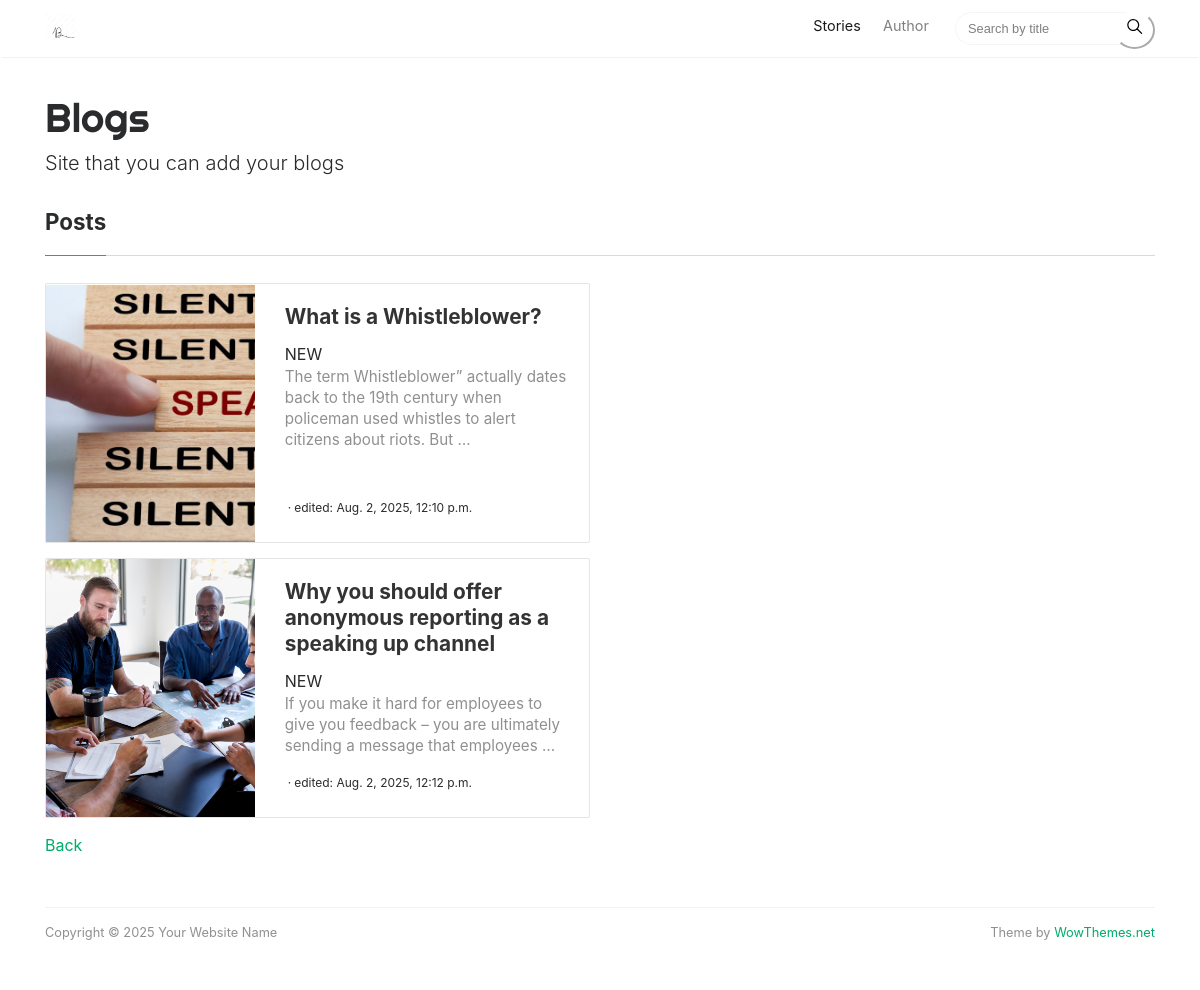
Page /authors/Daniel/ on the committed database.
### posts/models.py (models this page shows, shortened)
class Article(models.Model):
    STATUS_OF_ARTICLE = [
        ('ch','Checking'),
        ('re','Rejected'),
        ('pu','published'),
    ]
    title = models.CharField(max_length=200)
    content = models.TextField()
    created = models.DateTimeField(auto_now_add=True)
    edited = models.DateTimeField(auto_now=True)
    status = models.CharField(choices=STATUS_OF_ARTICLE, max_length=20, default='ch')
    author = models.ForeignKey(User,on_delete=models.CASCADE,related_name='Articles')
    slug = models.SlugField(unique=True,null=True)
    image = models.ImageField(upload_to='images/',null=True,blank=True)
    objects = models.Manager()
    publish = ArticleManager()

### posts/views.py (the view)
# urls.py: path('authors/<str:username>/',views.author_list,name='author_list'),
def author_list(request,username):
    author = get_object_or_404(User,username=username)
    articles = Article.objects.filter(author=author)
    return render(request,'blogs/author_list.html',{'author':author,'articles':articles})

### posts/templatetags/custom.py (called while the page is built)
@register.filter(name='new')
def blog(value):
    created_date = value.strftime('%d %m %y')
    now_date = datetime.now().strftime('%d %m %y')
    created_prime = datetime.strptime(created_date,'%d %m %y')
    now_prime = datetime.strptime(now_date,'%d %m %y')
    if (now_prime - created_prime).days < 7:
        return ('NEW')
    else:
        return('')

### posts/templates/blogs/author_list.html (shortened to what this page needs)
{% extends 'base.html' %}
{% load   static custom %}
    {% block content %}
        {% for i in articles %}
	<div class="card-columns listfeaturedtag">
		<div class="card">
			<div class="row">
				<div class="col-md-5 wrapthumbnail">
					<a href="/{{i.slug}}">
						<div class="thumbnail" style="background-image:url({{i.image.url}});">
						</div>
					</a>
				</div>
				<div class="col-md-7">
					<div class="card-block">
						<h2 class="card-title"><a href="/{{i.slug}}">{{i.title}}</a></h2>
						{{i.created|new}}
						<h4 class="card-text">{{i.content|truncatewords:20}}</h4>
                        	<div class="metafooter">
							<div class="wrapfooter">
								<span class="author-meta">
								<span class="dot"></span>edited: {{i.edited}}
								</span>
							</div>
						</div>
					</div>
				</div>
			</div>
		</div>
        </div>
        {% empty %}
            <p>nothing to read</p><br>
    {% endfor %}
    <a href="/authors">Back</a>
    {% endblock content %}

### static/assets/css/mediumish.css (style rules this page uses)
body { padding-top:5rem; }
a { color:#00ab6b; }
a,a:hover { transition:all 0.2s; }
@media (min-width:576px) { .card-columns.listfeaturedtag { -webkit-column-count:2; -moz-column-count:2; column-count:2; } }
.card-columns .card { margin-bottom:20px; }
.listfeaturedtag .wrapthumbnail { height:258px; flex:0 0 auto; }
.listfeaturedtag .card { border:1px solid rgba(0,0,0,.1); border-radius:2px; height:260px; padding-left:0; margin-bottom:15px; }
.listfeaturedtag .thumbnail { background-size:cover; height:100%; display:block; background-position:38% 22% !important; background-origin:border-box!important; border-top-left-radius:2px; }
.listfeaturedtag .card-block { padding-left:0; }
.listfeaturedtag h2.card-title,.listrecent h2.card-title { font-size:1.3rem; font-weight:700; line-height: 1.25; }
.listfeaturedtag h2.card-title a,.listrecent h2.card-title a { color:rgba(0,0,0,.8); }
.listfeaturedtag h4.card-text,.listrecent h4.card-text { color:rgba(0,0,0,.44); font-size:0.95rem; line-height:1.4; font-weight:400; }
.listfeaturedtag .wrapfooter { position:absolute; bottom:20px; font-size:12px; display:block; width:85%; }
.author-meta { flex:1 1 auto; white-space:nowrap!important; text-overflow:ellipsis!important; overflow:hidden!important; }
span.post-name,span.post-date,span.author-meta { display:inline-block; }
.dot:after { content:"·"; margin-left:3px; margin-right:3px; }
.card { border-radius:4px; }

### rows in the picture
Article: image (picture), title "What is a Whistleblower?", created|new "NEW", content "The term Whistleblower” actually dates back to the 19th century when policeman used whistles to alert citizens about riots. But …", edited "Aug. 2, 2025, 12:10 p.m."
Article: image (placeholder picture), title "Why you should offer anonymous reporting as a speaking up channel", created|new "NEW", content "If you make it hard for employees to give you feedback – you are ultimately sending a message that employees …", edited "Aug. 2, 2025, 12:12 p.m."
